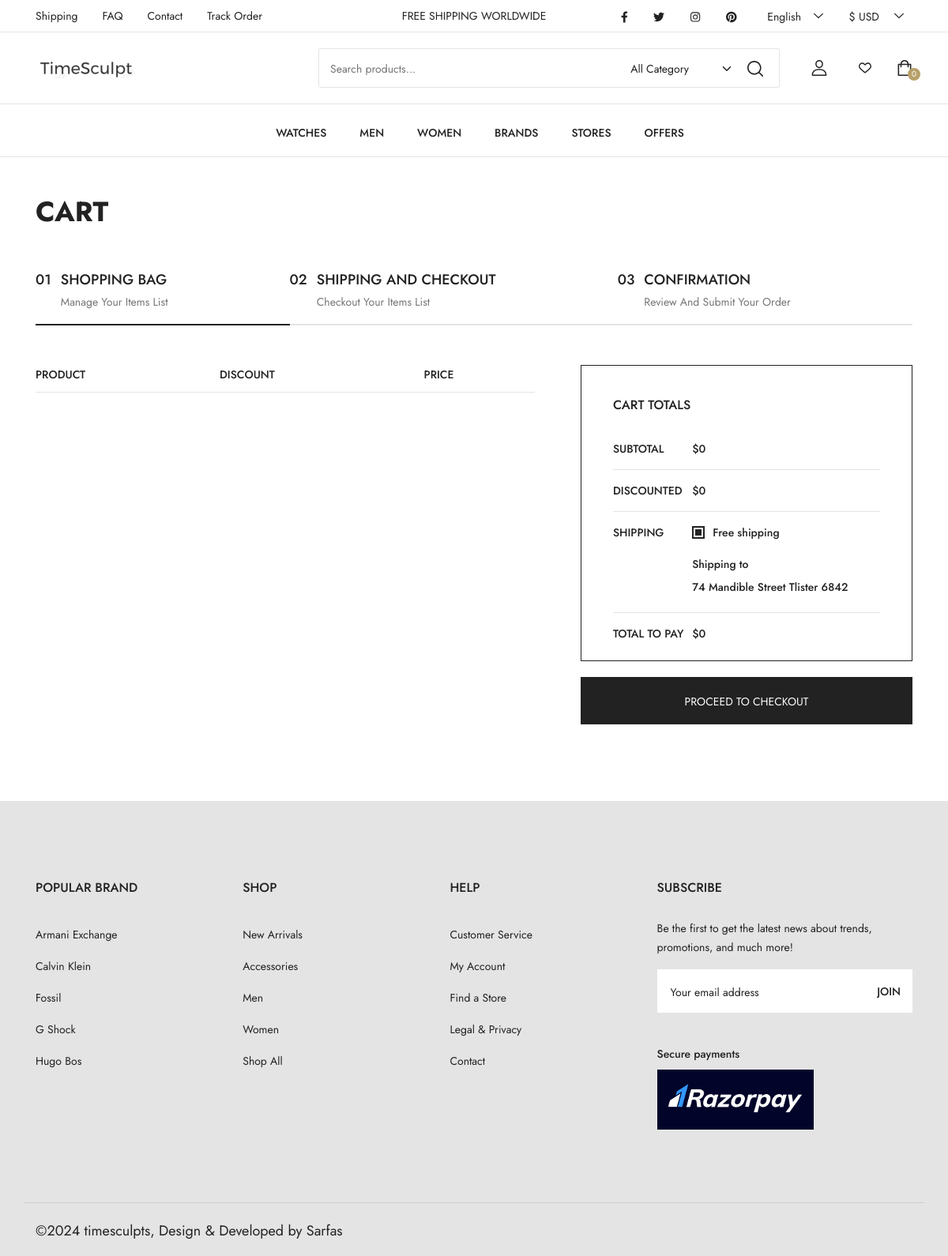
The app's page /cart/ (signed in) with its own data.
### home/models.py (models this page shows, shortened)
class Address(models.Model):
    user = models.OneToOneField(User, on_delete=models.CASCADE)
    country = models.CharField(max_length=255, null=True, blank=True)
    street_address = models.CharField(max_length=255, null=True, blank=True)
    city = models.CharField(max_length=255, null=True, blank=True)
    zipcode = models.CharField(max_length=255, null=True, blank=True)
    phone = models.CharField(max_length=255, null=True, blank=True)

### home/views.py (the view, shortened to what this page needs)
# urls.py: path('cart/', views.CartView.as_view(), name='cart_view'),
class CartView(LoginRequiredMixin,TemplateView):
    template_name = 'cart.html'
    login_url = '/userlogin/'
    def get_context_data(self, **kwargs):
        context = super().get_context_data(**kwargs)
        current_user = self.request.user
        context['cart'] = Cart.objects.filter(user=current_user)
        cart = Cart.objects.filter(user=current_user)
        famount = 0
        pamount = 0
        damount = 0
        for c in cart:
            pamount += c.watch_name.price
            famount +=c.watch_name.actual_price()
            damount += c.watch_name.discounted_price()
        context['famount'] = famount
        context['pamount'] = pamount
        context['damount'] = damount
        context['current_user'] = current_user
        print(famount)
        address_exists =Address.objects.filter(user=self.request.user).exists()
        if address_exists :
            context['address'] = Address.objects.get(user=self.request.user)
        return context

### home/common_context_processors.py (called while the page is built)
def base_common(request):
    cart_item={}
    cart_count=0
    famount=0
    brands=Watch.BRAND_CHOICES
    if request.user.is_authenticated:
        try:
            user = request.user
            cart_item = Cart.objects.filter(user=user)
            cart_count=cart_item.count()
            famount=0
            for c in cart_item:
                famount +=c.watch_name.actual_price()
        except Cart.DoesNotExist:
            pass
    return {
        'cart_item': cart_item,'famount':famount,'cart_count':cart_count,'brands':brands
    }

### templates/cart.html (shortened to what this page needs)
{% extends 'base.html' %}
{% load static %}
{% block main %}
<main>
    <div class="mb-4 pb-4"></div>
    <section class="shop-checkout container">
      <h2 class="page-title">Cart</h2>
      <div class="checkout-steps">
        <a href="shop_cart.html" class="checkout-steps__item active">
          <span class="checkout-steps__item-number">01</span>
          <span class="checkout-steps__item-title">
            <span>Shopping Bag</span>
            <em>Manage Your Items List</em>
          </span>
        </a>
        <a href="shop_checkout.html" class="checkout-steps__item">
          <span class="checkout-steps__item-number">02</span>
          <span class="checkout-steps__item-title">
            <span>Shipping and Checkout</span>
            <em>Checkout Your Items List</em>
          </span>
        </a>
        <a href="shop_order_complete.html" class="checkout-steps__item">
          <span class="checkout-steps__item-number">03</span>
          <span class="checkout-steps__item-title">
            <span>Confirmation</span>
            <em>Review And Submit Your Order</em>
          </span>
        </a>
      </div>
      <div class="shopping-cart">
        <div class="cart-table__wrapper">
          <table class="cart-table">
            <thead>
              <tr>
                <th>Product</th>
                <th>Discount</th>
                <th>Price</th>
              </tr>
            </thead>
          </table>
        </div>
        <div class="shopping-cart__totals-wrapper">
          <div class="sticky-content">
            <div class="shopping-cart__totals">
              <h3>Cart Totals</h3>
              <table class="cart-totals">
                <tbody>
                  <tr>
                    <th>Subtotal</th>
                    <td>${{ pamount }}</td>
                  </tr>
                  <tr>
                    <th>Discounted</th>
                    <td>${{ damount }}</td>
                  </tr>
                  <tr>
                    <th>Shipping</th>
                    <td>
                      <div class="form-check">
                        <input class="form-check-input form-check-input_fill" type="checkbox" checked id="free_shipping">
                        <label class="form-check-label" for="free_shipping">Free shipping</label>
                      </div>
                      {% if address %}
                      <div>Shipping to </div>
                      <div>
                        <a href="#" class="menu-link menu-link_us-s">{{address.street_address}} {{address.city}} {{address.zipcode}}</a>
                      </div>
                      {% else %}
                      <div>No Shipping Address Added</div>
                      <div>
                        <a href="{% url 'checkout' %}" class="menu-link menu-link_us-s">ADD ADDRESS</a>
                      </div>
                      {% endif %}
                    </td>
                  </tr>
                  <tr>
                    <th>Total to Pay</th>
                    <td>${{ famount }}</td>
                  </tr>
                </tbody>
              </table>
            </div>
            <div class="mobile_fixed-btn_wrapper">
              <div class="button-wrapper container">
                {% if address %}
                <form action="{% url 'cart_checkout' %}" method="POST">
                <button type="submit" class="btn btn-primary btn-checkout">PROCEED TO CHECKOUT</button>
              </form>
              {% else %}
                <form action="{% url 'add_address' %}">
                <button type="submit" class="btn btn-primary btn-checkout">ADD SHIPPING ADDRESS</button>
              </form>
              {% endif %}
              </div>
            </div>
          </div>
        </div>
      </div>
    </section>
  </main>
  <div class="mb-5 pb-xl-5"></div>
  {% endblock main %}

### records on screen
Address: street_address "74 Mandible Street", city "Tlister", zipcode "6842"

### other values on screen
{{ cart_count }} "0"
{{ pamount }} "0"
{{ damount }} "0"
{{ famount }} "0"
